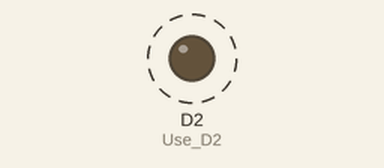
Bench run of a sketch on a simulated ESP8266 (NodeMCU). Parts: output pins drawn as LEDs (lit = HIGH). Dashed ring = blinking.

Above: at 0.5 s.
Timing chart, 0 to 4.6 s (numbered marks = the images above):
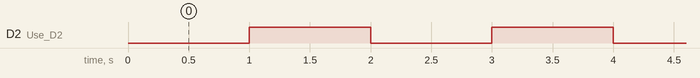

The sketch:

SIMPLE_LED_BLINK.ino
```cpp
void setup() {
  pinMode(D2, OUTPUT);  // Use D2 (GPIO4) for external LED
}

void loop() {
  digitalWrite(D2, LOW);    // Turn LED on (if wired active low)
  delay(1000);
  digitalWrite(D2, HIGH);   // Turn LED off
  delay(1000);
}
```

Measured:
- by itself, D2 (Use_D2): alternates HIGH for 1.0 s and LOW for 1.0 s
